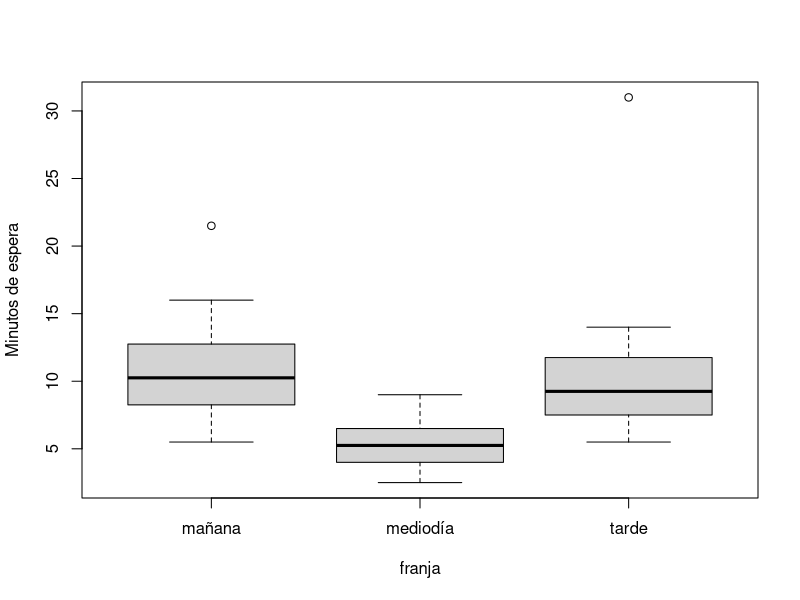
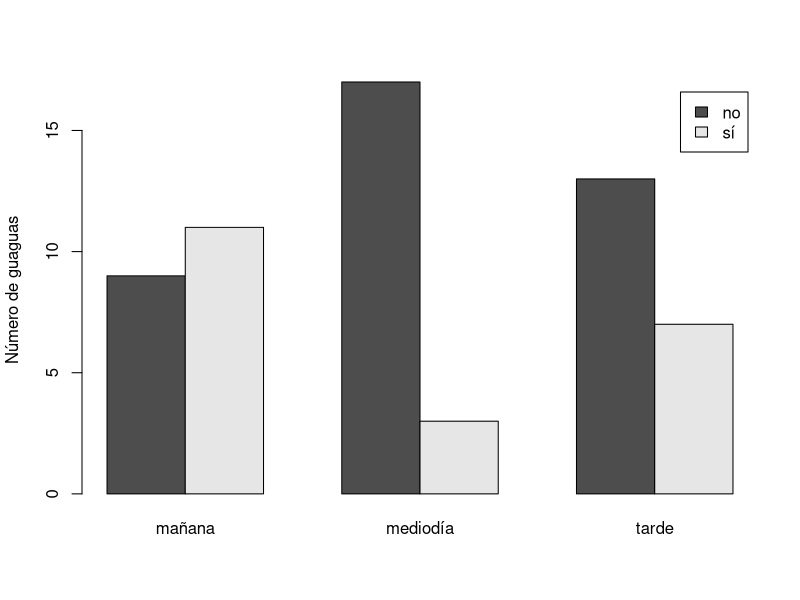

Write R code to recreate these figures, in order.
# Programa 3: comparar las tres franjas
# Del artículo «Estadística descriptiva — práctica en R con las esperas de la guagua por franjas: summary, tablas con cut y boxplots por grupos (y el cut() que se comió la espera más corta)»
# https://sergiolearns.com/estadistica-descriptiva-practica/

manana <- c(8.5, 12.0, 6.5, 14.5, 9.0, 21.5, 7.5, 11.0, 10.5, 13.0,
            5.5, 9.5, 16.0, 8.0, 12.5, 6.5, 10.0, 15.5, 9.0, 11.5)
mediodia <- c(4.5, 6.0, 3.5, 7.0, 5.5, 2.5, 6.5, 4.0, 8.0, 5.0,
              3.0, 7.5, 4.5, 6.0, 5.5, 9.0, 3.5, 5.0, 6.5, 4.0)
tarde <- c(7.0, 10.5, 5.5, 12.0, 8.5, 31.0, 9.5, 6.5, 11.5, 7.5,
           13.5, 8.0, 10.0, 6.0, 9.0, 12.5, 7.5, 14.0, 8.5, 10.5)
minutos <- c(manana, mediodia, tarde)            # las 60 esperas del mes

esperas <- data.frame(
  franja  = rep(c("mañana", "mediodía", "tarde"), each = 20),
  minutos = minutos,
  llena   = c(rep("sí", 11), rep("no", 9),    # mañana: 11 llenas
              rep("sí", 3),  rep("no", 17),   # mediodía: 3
              rep("sí", 7),  rep("no", 13)))  # tarde: 7
str(esperas)
# factor con el orden del día (si no, R las ordena alfabéticamente)
esperas$franja <- factor(esperas$franja, levels = c("mañana", "mediodía", "tarde"))

round(tapply(esperas$minutos, esperas$franja, mean), 2)   # media por franja
round(tapply(esperas$minutos, esperas$franja, sd), 2)     # sd por franja
aggregate(minutos ~ franja, data = esperas, FUN = median) # mediana por franja

# La varianza de todo, a partir de los resúmenes de cada grupo
nj <- tapply(esperas$minutos, esperas$franja, length)
mj <- tapply(esperas$minutos, esperas$franja, mean)
vj <- tapply(esperas$minutos, esperas$franja, var)
xbar <- sum(nj * mj) / sum(nj)
s2 <- (sum((nj - 1) * vj) + sum(nj * (mj - xbar)^2)) / (sum(nj) - 1)
round(c(media_grupos = xbar, media_todo = mean(esperas$minutos),
        var_grupos = s2, var_todo = var(esperas$minutos)), 2)
round(c(dentro = sum((nj - 1) * vj), entre = sum(nj * (mj - xbar)^2)), 2)

# La variable categórica: ¿llegó llena?
tl <- table(esperas$franja, esperas$llena)
tl
round(prop.table(tl, margin = 1), 2)       # proporciones por fila (por franja)
boxplot(minutos ~ franja, data = esperas, ylab = "Minutos de espera")
barplot(t(tl), beside = TRUE, legend.text = TRUE, ylab = "Número de guaguas")
